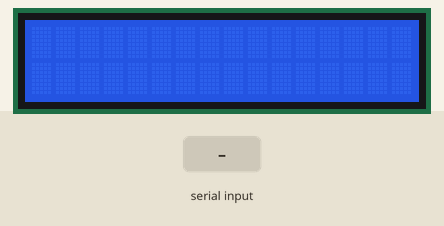
This sketch was run on a simulated Arduino Uno, built with avr-gcc and run on an emulated ATmega328P. Shown: 16×2 character LCD. The inputs (shaded band) are chosen by the test bench. What the sketch prints to the serial monitor is not drawn.

Above: at 3.5 s.
3.6 s: "1" received over Serial
At 18.0 s:
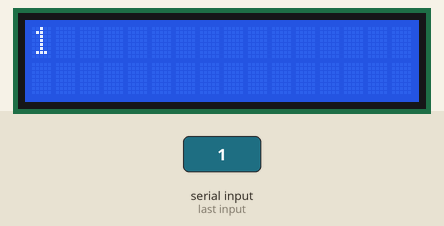
At 23.1 s:
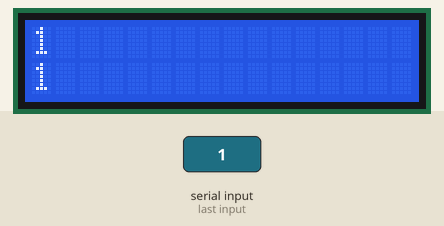
Timing chart, 0 to 24.6 s (numbered marks = the images above; inputs shaded):
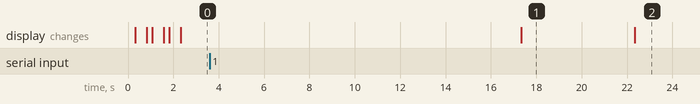

Measured:
- after the input at 3.6 s, the display: changes after 13.7 s (image 1)
- what the display in image 1 shows lasts 5.0 s, from 17.3 s to 22.3 s

The sketch:

pcboxdisplaybluetooh2lineas.ino
```cpp
#include <Wire.h>
#include <LiquidCrystal_I2C.h>

LiquidCrystal_I2C lcd(0x27, 2, 1, 0, 4, 5, 6, 7, 3, POSITIVE);
String inData;
char commandbuffer[100];


void setup(){
  Serial.begin(9600);

  lcd.begin(16,2);
   for(int i = 0; i< 3; i++)
  {
    lcd.backlight();
    delay(250);
    lcd.noBacklight();
    delay(250);
    lcd.noBacklight();
    delay(250);

  }
  lcd.backlight();


}


void loop() {


  char commandbuffer[100];
  int i=0 ;
  int o=o;
  lcd.clear();
  if(Serial.available()){
     delay(5000);
     while( Serial.available() && i< 99) {
        commandbuffer[i++] = Serial.read();
     }
     commandbuffer[i++]='\0';
  }

  if(o / 2 == 0 ){

     lcd.setCursor(0,0);
     Serial.println((char*)commandbuffer);
     lcd.print((char*)commandbuffer);
     delay(5000);
     o=o+3;

  }

  if(o/ 2 == 1){

     lcd.setCursor(0,1);
     Serial.println((char*)commandbuffer);
     lcd.print((char*)commandbuffer);
     delay(5000);
     o=o+1;


  }


}
```
